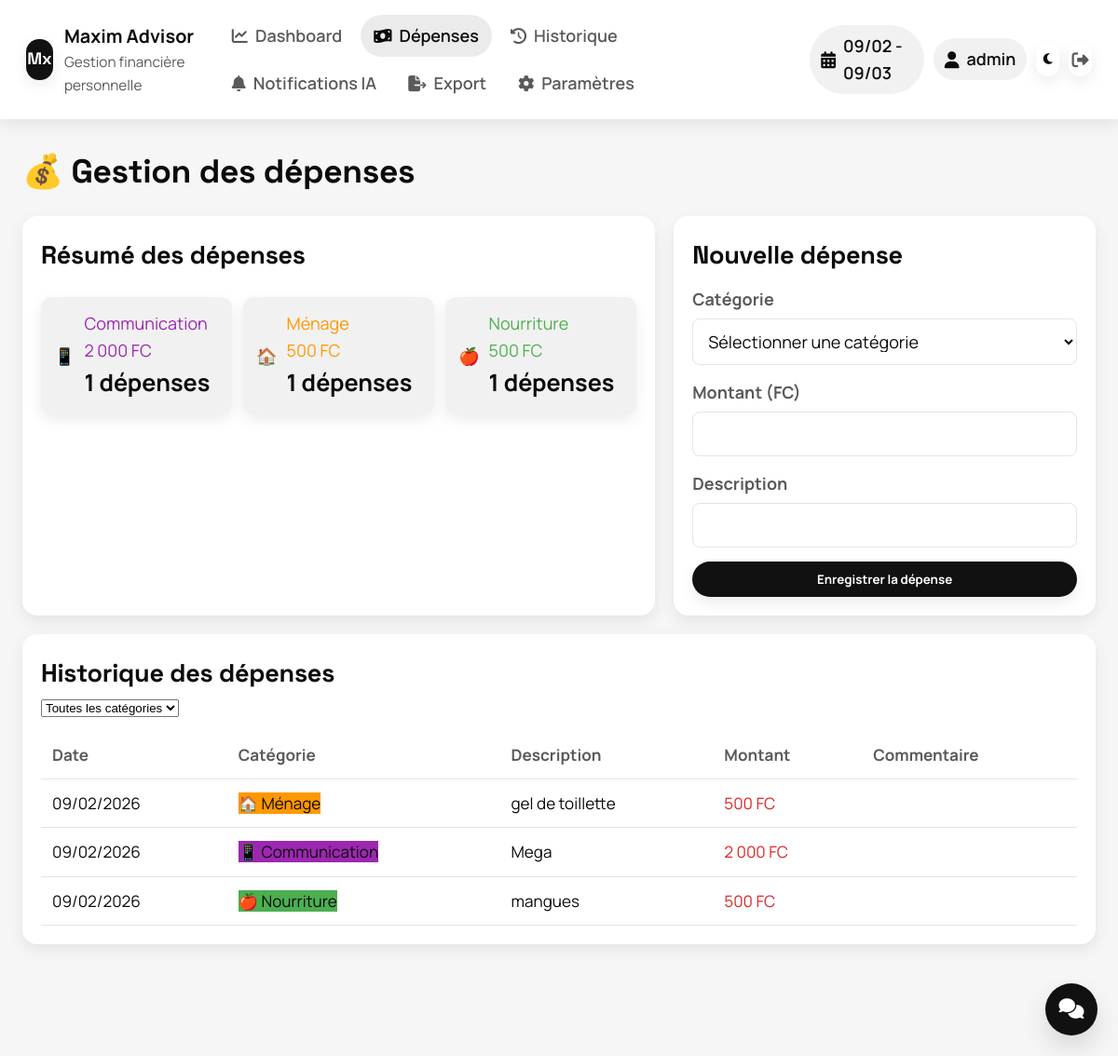
/?page=expenses (signed in), run on an earlier commit of the app's database.
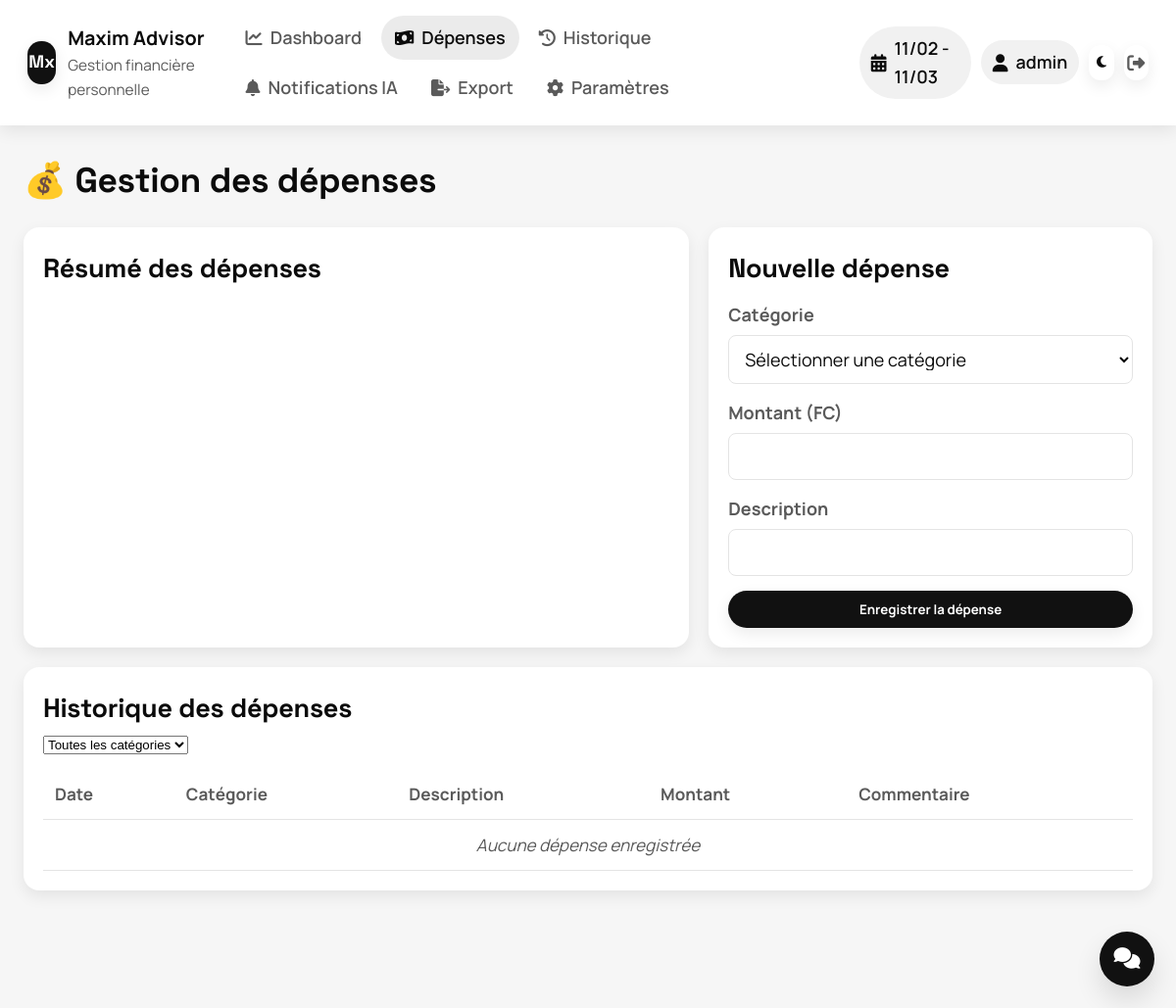
And on a later commit of the database.
### tables this page shows
CREATE TABLE financial_periods (
    id INTEGER PRIMARY KEY AUTOINCREMENT,
    start_date DATE NOT NULL,
    end_date DATE NOT NULL,
    parameters_version INTEGER NOT NULL,
    initial_income INTEGER NOT NULL,
    tithing_amount INTEGER NOT NULL DEFAULT 0,
    saving_amount INTEGER NOT NULL DEFAULT 0,
    is_active BOOLEAN DEFAULT 1,
    created_at DATETIME DEFAULT CURRENT_TIMESTAMP
);

CREATE TABLE transactions (
    id INTEGER PRIMARY KEY AUTOINCREMENT,
    period_id INTEGER NOT NULL,
    type TEXT NOT NULL CHECK (type IN ('income_main', 'income_extra', 'expense')),
    category_id INTEGER,
    amount INTEGER NOT NULL,
    description TEXT,
    comment TEXT,
    date DATE NOT NULL,
    tithing_paid INTEGER DEFAULT 0,
    saving_paid INTEGER DEFAULT 0,
    balance_after INTEGER NOT NULL,
    created_at DATETIME DEFAULT CURRENT_TIMESTAMP,
    FOREIGN KEY (period_id) REFERENCES financial_periods(id) ON DELETE CASCADE,
    FOREIGN KEY (category_id) REFERENCES budget_categories(id)
);

CREATE TABLE budget_categories (
    id INTEGER PRIMARY KEY AUTOINCREMENT,
    name TEXT NOT NULL,
    color TEXT NOT NULL,
    icon TEXT NOT NULL,
    is_unexpected BOOLEAN DEFAULT 0,
    position INTEGER NOT NULL
);

### includes/database.php (called while the page is built, shortened)
<?php
require_once __DIR__ . '/config.php';
function getDatabase() {
    static $db = null;
    if ($db === null) {
        try {
            $db = new PDO('sqlite:' . DB_PATH);
            $db->setAttribute(PDO::ATTR_ERRMODE, PDO::ERRMODE_EXCEPTION);
            $db->exec('PRAGMA foreign_keys = ON');
        } catch (PDOException $e) {
            die('Erreur de connexion à la base de données: ' . $e->getMessage());
        }
    }
    return $db;
}
function queryAll($sql, $params = []) {
    $db = getDatabase();
    $stmt = $db->prepare($sql);
    $stmt->execute($params);
    return $stmt->fetchAll(PDO::FETCH_ASSOC);
}
function queryOne($sql, $params = []) {
    $db = getDatabase();
    $stmt = $db->prepare($sql);
    $stmt->execute($params);
    return $stmt->fetch(PDO::FETCH_ASSOC);
}
?>

### includes/period.php (called while the page is built, shortened)
<?php
require_once __DIR__ . '/database.php';
function getActivePeriod() {
    $sql = "SELECT * FROM financial_periods WHERE is_active = 1 ORDER BY start_date DESC LIMIT 1";
    return queryOne($sql);
}
?>

### includes/config.php (called while the page is built, shortened)
<?php
function formatCurrency($amount) {
    return number_format($amount, 0, ',', ' ') . ' ' . CURRENCY;
}
?>

### pages/expenses.php (the view, shortened to what this page needs)
<?php
$period = getActivePeriod();
$sql = "SELECT t.*, c.name as category_name, c.icon, c.color
        FROM transactions t
        JOIN budget_categories c ON t.category_id = c.id
        WHERE t.period_id = ? AND t.type = 'expense'";
$params = [$period['id']];
$sql .= " ORDER BY t.date DESC, t.created_at DESC";
$expenses = queryAll($sql, $params);
$sql = "SELECT
            c.name,
            c.icon,
            c.color,
            SUM(t.amount) as total,
            COUNT(*) as count
        FROM transactions t
        JOIN budget_categories c ON t.category_id = c.id
        WHERE t.period_id = ? AND t.type = 'expense'
        GROUP BY c.id
        ORDER BY total DESC";
$categoryTotals = queryAll($sql, [$period['id']]);
?>
<div class="expenses-container">
    <h2>💰 Gestion des dépenses</h2>
    <div class="expenses-header">
        <div class="stats-summary">
            <h3>Résumé des dépenses</h3>
            <div class="stats-cards">
                <?php foreach ($categoryTotals as $cat): ?>
                <div class="stat-card" style="--stat-color: <?php echo $cat['color'] ?? '#ccc'; ?>">
                    <div class="stat-icon"><?php echo $cat['icon']; ?></div>
                    <div class="stat-details">
                        <div class="stat-name tone-category"><?php echo htmlspecialchars($cat['name']); ?></div>
                        <div class="stat-amount tone-category"><?php echo formatCurrency($cat['total']); ?></div>
                        <div class="stat-count"><?php echo $cat['count']; ?> dépenses</div>
                    </div>
                </div>
                <?php endforeach; ?>
            </div>
        </div>
        <div class="add-expense-form">
            <h3>Nouvelle dépense</h3>
            <form method="POST">
                <div class="form-group">
                    <label>Catégorie</label>
                    <select name="category_id" required>
                        <option value="">Sélectionner une catégorie</option>
                    </select>
                </div>
                <div class="form-group">
                    <label>Montant (FC)</label>
                    <input type="number" name="amount" required min="1" step="1">
                </div>
                <div class="form-group">
                    <label>Description</label>
                    <input type="text" name="description" required maxlength="100">
                </div>
                <button type="submit" name="add_expense" class="btn btn-primary btn-block">
                    Enregistrer la dépense
                </button>
            </form>
        </div>
    </div>
    <div class="expenses-list">
        <div class="list-header">
            <h3>Historique des dépenses</h3>
            <div class="filters">
                <select id="category-filter" onchange="filterByCategory()">
                    <option value="all">Toutes les catégories</option>
                </select>
            </div>
        </div>
        <table class="expenses-table">
            <thead>
                <tr>
                    <th>Date</th>
                    <th>Catégorie</th>
                    <th>Description</th>
                    <th>Montant</th>
                    <th>Commentaire</th>
                </tr>
            </thead>
            <tbody>
                <?php if (empty($expenses)): ?>
                <tr>
                    <td colspan="5" class="no-data">Aucune dépense enregistrée</td>
                </tr>
                <?php else: ?>
                <?php foreach ($expenses as $expense): ?>
                <tr>
                    <td><?php echo date('d/m/Y', strtotime($expense['date'])); ?></td>
                    <td class="category-cell">
                        <span class="category-badge" style="background-color: <?php echo $expense['color']; ?>">
                            <?php echo $expense['icon']; ?> <?php echo htmlspecialchars($expense['category_name']); ?>
                        </span>
                    </td>
                    <td><?php echo htmlspecialchars($expense['description']); ?></td>
                    <td class="amount-cell expense tone-expense"><?php echo formatCurrency($expense['amount']); ?></td>
                    <td class="comment-cell">
                    </td>
                </tr>
                <?php endforeach; ?>
                <?php endif; ?>
            </tbody>
        </table>
    </div>
</div>

### templates/header.php (shortened to what this page needs)
<!DOCTYPE html>
<html lang="fr">
<head>
    <link rel="stylesheet" href="assets/css/style.css">
    <link rel="stylesheet" href="https://cdnjs.cloudflare.com/ajax/libs/font-awesome/6.4.0/css/all.min.css">
</head>
<body>
    <div class="app-container">

### templates/topbar.php (shortened to what this page needs)
<header class="topbar">
    <div class="brand">
        <div class="brand-mark">Mx</div>
        <div class="brand-text">
            <div class="brand-name"><?php echo APP_NAME; ?></div>
            <div class="brand-sub">Gestion financière personnelle</div>
        </div>
    </div>
    <nav class="topbar-links">
        <a href="/?page=dashboard" class="nav-link <?php echo ($page ?? 'dashboard') == 'dashboard' ? 'active' : ''; ?>">
            <i class="fas fa-chart-line"></i>
            <span>Dashboard</span>
        </a>
        <a href="/?page=expenses" class="nav-link <?php echo ($page ?? '') == 'expenses' ? 'active' : ''; ?>">
            <i class="fas fa-money-bill-wave"></i>
            <span>Dépenses</span>
        </a>
        <a href="/?page=history" class="nav-link <?php echo ($page ?? '') == 'history' ? 'active' : ''; ?>">
            <i class="fas fa-history"></i>
            <span>Historique</span>
        </a>
        <a href="/?page=alerts" class="nav-link <?php echo ($page ?? '') == 'alerts' ? 'active' : ''; ?>">
            <i class="fas fa-bell"></i>
            <span>Notifications IA</span>
        </a>
        <a href="/?page=export" class="nav-link <?php echo ($page ?? '') == 'export' ? 'active' : ''; ?>">
            <i class="fas fa-file-export"></i>
            <span>Export</span>
        </a>
        <a href="/?page=settings" class="nav-link <?php echo ($page ?? '') == 'settings' ? 'active' : ''; ?>">
            <i class="fas fa-cog"></i>
            <span>Paramètres</span>
        </a>
    </nav>
    <div class="topbar-user">
        <?php if ($period = getActivePeriod()): ?>
        <div class="period-pill">
            <i class="fas fa-calendar-alt"></i>
            <span>
                <?php echo date('d/m', strtotime($period['start_date'])); ?>
                -
                <?php echo date('d/m', strtotime($period['end_date'])); ?>
            </span>
        </div>
        <?php endif; ?>
        <div class="user-pill">
            <i class="fas fa-user"></i>
            <span><?php echo htmlspecialchars($_SESSION['username'] ?? 'Utilisateur'); ?></span>
        </div>
        <button class="theme-toggle" type="button" onclick="toggleTheme()" title="Basculer le thème" aria-label="Basculer le thème">
            <i class="fas fa-moon"></i>
        </button>
        <a href="/logout.php" class="logout-link" title="Déconnexion">
            <i class="fas fa-sign-out-alt"></i>
        </a>
    </div>
</header>

### index.php (shortened to what this page needs)
<?php
require_once ROOT_PATH . '/includes/database.php';
require_once ROOT_PATH . '/includes/period.php';
$page = isset($_GET['page']) ? $_GET['page'] : 'dashboard';
$allowed_pages = [
    'dashboard' => 'pages/dashboard.php',
    'stats' => 'pages/stats.php',
    'chat' => 'pages/chat.php',
    'settings' => 'pages/settings.php',
    'expenses' => 'pages/expenses.php',
    'history' => 'pages/history.php',
    'export' => 'pages/export.php',
    'alerts' => 'pages/alerts.php'
];
require_once ROOT_PATH . '/templates/header.php';
require_once ROOT_PATH . '/templates/topbar.php';
echo '<main class="main-content">';
if (isset($allowed_pages[$page])) {
    require_once ROOT_PATH . '/' . $allowed_pages[$page];
} else {
    require_once ROOT_PATH . '/pages/dashboard.php';
}
echo '</main>';
require_once ROOT_PATH . '/templates/footer.php';
?>

### templates/footer.php (shortened to what this page needs)
    </div>
    <a href="/?page=chat" class="chat-fab" title="Chat IA">
        <i class="fas fa-comments"></i>
    </a>
</body>
</html>

What changed in the data, as far as the page shows it:
removed transactions: date "09/02/2026", category.icon "🏠", category.name "Ménage", description "gel de toillette", amount "500 FC"
removed transactions: date "09/02/2026", category.icon "📱", category.name "Communication", description "Mega", amount "2 000 FC"
removed transactions: date "09/02/2026", category.icon "🍎", category.name "Nourriture", description "mangues", amount "500 FC"
changed financial_periods: start_date "09/02" → "11/02"; end_date "09/03" → "11/03"
Also different on the page:
text now shown: "Aucune dépense enregistrée"
list line gone: "📱 Communication 2 000 FC 1 dépenses"
list line gone: "🏠 Ménage 500 FC 1 dépenses"
list line gone: "🍎 Nourriture 500 FC 1 dépenses"
